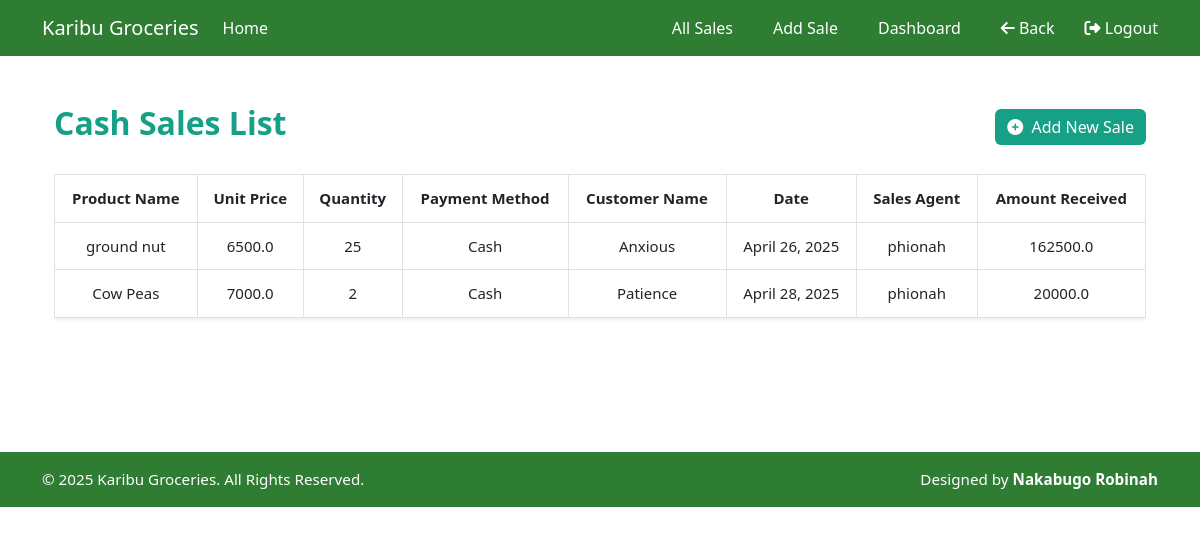
The page /allsales/ (signed in) on the database as committed earlier.
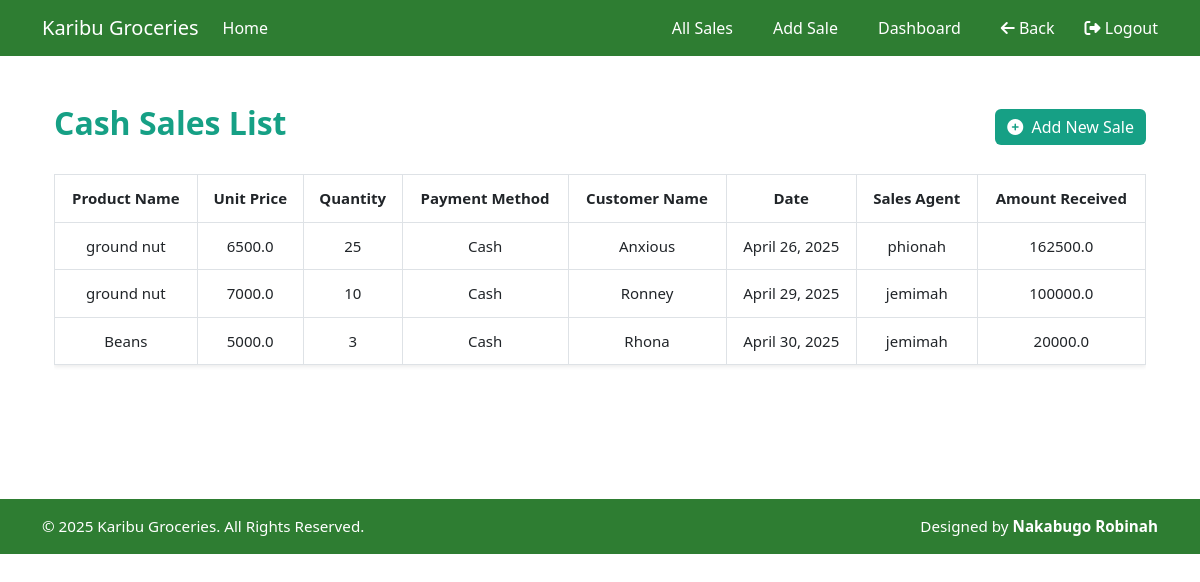
The same page on the database as committed later.
### ledger/models.py (models this page shows, shortened)
class Sale(models.Model):
    product_name = models.ForeignKey(Stock, on_delete=models.CASCADE)
    unit_price = models.FloatField(blank=False, null=True, default=0)
    quantity = models.IntegerField(default=0, null=True, blank=False)
    category = models.ForeignKey(Category, on_delete=models.CASCADE, null=True)
    customer_name = models.CharField(max_length=100, blank=True, null=True)
    payment_method = models.CharField(
        max_length=10,
        choices=[("Cash", "Cash"), ("cheque", "Cheque")],
        default="Cash"
    )
    date = models.DateField(auto_now_add=True)
    dispatch_time = models.TimeField(blank=True, null=True)
    salesagent = models.ForeignKey(Userprofile, on_delete=models.SET_NULL, null=True, blank=False)
    amount_received = models.FloatField(blank=False, default=0, null=True)
    branch = models.CharField(max_length=20, choices=[("Maganjo", "Maganjo"), ("Matugga", "Matugga")])

class Stock(models.Model):
    category_name = models.ForeignKey(Category, on_delete=models.CASCADE, null=True, blank=True)
    item_name = models.CharField(max_length=10, null=True, blank=False)
    total_quantity = models.IntegerField(default=0, null=True, blank=False)
    issued_quantity = models.IntegerField(default=0, null=True, blank=False)
    received_quantity = models.IntegerField(default=0, null=True, blank=False)
    type_of_stock = models.CharField(max_length=20)
    cost = models.DecimalField(max_digits=10, decimal_places=2, null=True, blank=False)
    supplier_type = models.CharField(
        max_length=20,
        choices=[
            ("individual", "Individual Dealer"),
            ("company", "Company"),
            ("farm", "KGL Farm")
        ]
    )
    date = models.DateField(auto_now_add=True)
    branch = models.CharField(max_length=20, choices=[("Maganjo", "Maganjo"), ("Matugga", "Matugga")])
    unit_price = models.FloatField(blank=True, default=0, null=True)
    unit_cost = models.FloatField(blank=True, default=0, null=True)
    def __str__(self):
        return self.item_name if self.item_name else "unnamed stock item"

class Userprofile(AbstractUser):
    is_salesagent = models.BooleanField(default=False)
    is_manager = models.BooleanField(default=False)
    is_owner = models.BooleanField(default=False)
    username = models.CharField(max_length=50, unique=True)
    email = models.EmailField(max_length=25, unique=True)
    address = models.TextField(max_length=25, blank=True)
    phonenumber = models.CharField(max_length=25, blank=True)
    gender = models.CharField(max_length=10, blank=True, choices=[("Male", "Male"), ("Female", "Female")])
    def __str__(self):
        return self.username # Display username in admin

### ledger/views.py (the view)
# urls.py: path('allsales/',views.allsales, name='allsales'),
@login_required
def allsales(request):
    sales = Sale.objects.all()  # fetch all sales from the database
    return render(request, 'ledger/allsales.html', {'sales':sales})

### ledger/templates/ledger/allsales.html (shortened to what this page needs)
{% extends 'base.html' %}
{% block content %}
<main class="container mt-4">
  <div class="d-flex justify-content-between align-items-center mb-4">
    <h2>Cash Sales List</h2>
    <a href="{% url 'addsales' %}" class="btn btn-success">
      <i class="fas fa-plus-circle me-1"></i> Add New Sale
    </a>
  </div>
  <div class="table-responsive">
    <table class="table table-bordered table-hover shadow-sm">
      <thead>
        <tr>
          <th>Product Name</th>
          <th>Unit Price</th>
          <th>Quantity</th>
          <th>Payment Method</th>
          <th>Customer Name</th>
          <th>Date</th>
          <th>Sales Agent</th>
          <th>Amount Received</th>
        </tr>
      </thead>
      <tbody>
        {% for sale in sales %}
        <tr>
          <td>{{ sale.product_name }}</td>
          <td>{{ sale.unit_price }}</td>
          <td>{{ sale.quantity }}</td>
          <td>{{ sale.payment_method }}</td>
          <td>{{ sale.customer_name }}</td>
          <td>{{ sale.date }}</td>
          <td>{{ sale.salesagent }}</td>
          <td>{{ sale.amount_received }}</td>
        </tr>
        {% empty %}
        <tr>
          <td colspan="{% if user.is_manager %}9{% else %}8{% endif %}" class="text-muted text-center">No sales records found.</td>
        </tr>
        {% endfor %}
      </tbody>
    </table>
  </div>
</main>
{% endblock %}

Rows that differ between the two databases and show on the page:
removed Sale: product_name "Cow Peas", unit_price "7000.0", quantity "2", payment_method "Cash", customer_name "Patience", date "April 28, 2025", salesagent "phionah", amount_received "20000.0"
added Sale: product_name "ground nut", unit_price "7000.0", quantity "10", payment_method "Cash", customer_name "Ronney", date "April 29, 2025", salesagent "jemimah", amount_received "100000.0"
added Sale: product_name "Beans", unit_price "5000.0", quantity "3", payment_method "Cash", customer_name "Rhona", date "April 30, 2025", salesagent "jemimah", amount_received "20000.0"
